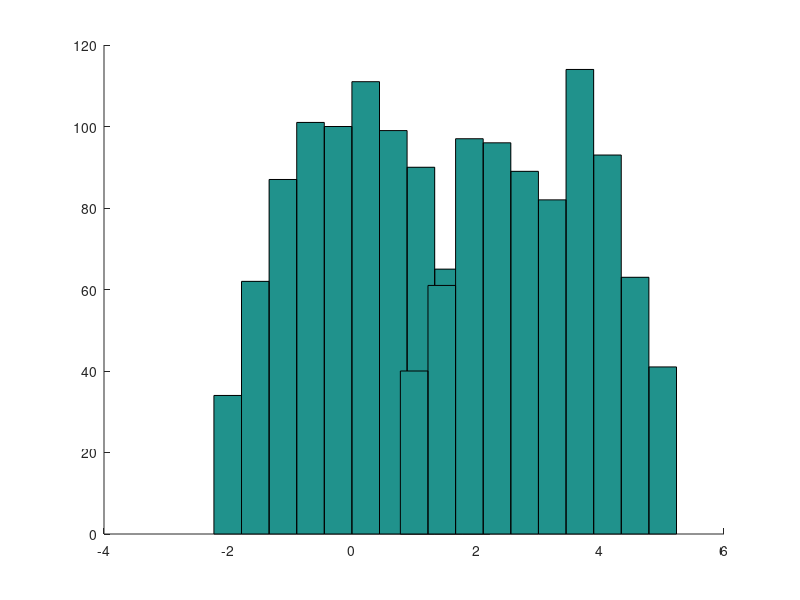

Source code (MATLAB):
% Simulation exercise to understand the separating hyperplane theorem
% Jeff Shrader

%% Create points in two circles
clear
clc
Z = 2*rand(1000, 2) - 1;
Z = Z(Z(:,1).^2 + Z(:,2).^2 <= 1, 1:2);

K = 2*rand(1000, 2) + 2;
K = K((K(:,1) - 3).^2 + (K(:,2) - 3).^2 <= 1, 1:2);

scatter([Z(:,1); K(:,1)] , [Z(:,2); K(:,2)]);

%% Calculating dot products
for i = .3:.5:.8
    p = [-1 i];
    x = -1:1:3;
    y = -(p(1)/p(2))*x + ((p(1))^2)/p(2) + p(2);
    
    dotZ = Z*p';
    dotK = K*p';
    
    newplot
    hold on;
    scatter([Z(:,1); K(:,1)] , [Z(:,2); K(:,2)]);
    plot(x, y);
    scatter(p(1), p(2));
end
hold off;
mean(dotK)
    
%% Comparing dot products    
p = [-1 2];
dotZ2 = Z*p';
dotK2 = K*p';

newplot
hold on;
hist(dotZ2)
hist(dotK2)
hold off;

%% Finding polar
dotK = zeros(length(-2:.5:2)^2,3);
t = 1;
for i = -1:.5:3
    for j = -1:.5:3 
        p = [i j];
           
        dotK(t,:) = [min(K*p') p];
        t = t+1;
    end
end
[Y I] = sort(dotK(:,1));
dotK(I,:)

    
